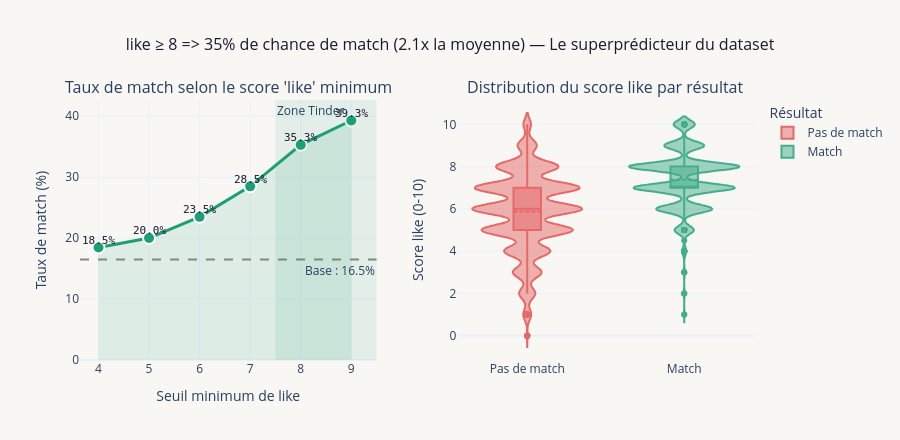

This figure's notebook cell:
### Code cell
# =============================================================================
# LE SUPERPRÉDICTEUR LIKE
# =============================================================================
print("\n" + "─" * 65)
print("LE SUPERPRÉDICTEUR LIKE")
print("─" * 65)
 
fig_v4 = make_subplots(
    rows=1, cols=2,
    subplot_titles=[
        "Taux de match selon le score 'like' minimum",
        "Distribution du score like par résultat",
    ],
    horizontal_spacing=0.12,
)
 
# Courbe taux match
fig_v4.add_trace(go.Scatter(
    x=like_thresholds, y=like_rates,
    mode="lines+markers",
    name="Taux de match",
    marker=dict(color=C["match"], size=12,
                line=dict(width=2, color="white")),
    line=dict(color=C["match"], width=3),
    fill="tozeroy", fillcolor="rgba(29,158,117,0.12)",
    showlegend=False,
), row=1, col=1)
 
fig_v4.add_hline(
    y=match_rate, line_dash="dash", line_color=C["neutral"],
    line_width=2,
    annotation_text=f"Base : {match_rate:.1f}%",
    annotation_position="bottom right",
    row=1, col=1,
)
 
# Zone d'action Tinder
fig_v4.add_vrect(
    x0=7.5, x1=9.5,
    fillcolor="rgba(29,158,117,0.1)",
    line_width=0,
    annotation_text="Zone Tinder",
    annotation_position="top left",
    row=1, col=1,
)
 
# Annotations clés
for t, r in zip(like_thresholds, like_rates):
    fig_v4.add_annotation(
        x=t, y=r + 1.2,
        text=f"{r:.1f}%",
        showarrow=False,
        font=dict(size=11, color=C["dark"], family="monospace"),
        row=1, col=1,
    )
 
# Violin like par match
for mv, clr, nm in [(0, C["no_match"], "Pas de match"), (1, C["match"], "Match")]:
    fig_v4.add_trace(go.Violin(
        y=df[df["match"]==mv]["like"],
        name=nm,
        marker_color=clr,
        box_visible=True, meanline_visible=True,
        opacity=0.82, width=0.7,
    ), row=1, col=2)
 
fig_v4.update_layout(
    title={
        "text": f"like ≥ 8 => {like8_rate:.0f}% de chance de match "
                f"({like_ratio:.1f}x la moyenne) — Le superprédicteur du dataset",
        "font": {"size": 16, "color": C["dark"]},
        "x": 0.5, "xanchor": "center",
    },
    height=440, plot_bgcolor=C["light_bg"],
    paper_bgcolor=C["light_bg"],
    legend_title="Résultat",
)
fig_v4.update_xaxes(title_text="Seuil minimum de like", row=1, col=1,
    tickmode="array", tickvals=like_thresholds)
fig_v4.update_yaxes(title_text="Taux de match (%)", row=1, col=1)
fig_v4.update_yaxes(title_text="Score like (0-10)", row=1, col=2)
fig_v4.show()

### Figure 1 — Plotly figure (JSON) as saved in the notebook; plotly's stock layout.template omitted (floating-point values rounded to 4 significant figures; data arrays with more than 128 entries replaced by an {"elided": "..."} marker saying what was removed)
{"data": [{"fill": "tozeroy", "fillcolor": "rgba(29,158,117,0.12)", "line": {"color": "#1D9E75", "width": 3}, "marker": {"color": "#1D9E75", "line": {"color": "white", "width": 2}, "size": 12}, "mode": "lines+markers", "name": "Taux de match", "showlegend": false, "type": "scatter", "x": [4, 5, 6, 7, 8, 9], "xaxis": "x", "y": [18.47, 20.01, 23.49, 28.49, 35.3, 39.3], "yaxis": "y"}, {"box": {"visible": true}, "marker": {"color": "#E24B4A"}, "meanline": {"visible": true}, "name": "Pas de match", "opacity": 0.82, "type": "violin", "width": 0.7, "xaxis": "x2", "y": {"elided": "6998 float values"}, "yaxis": "y2"}, {"box": {"visible": true}, "marker": {"color": "#1D9E75"}, "meanline": {"visible": true}, "name": "Match", "opacity": 0.82, "type": "violin", "width": 0.7, "xaxis": "x2", "y": {"elided": "1380 float values"}, "yaxis": "y2"}], "layout": {"annotations": [{"font": {"size": 16}, "showarrow": false, "text": "Taux de match selon le score 'like' minimum", "x": 0.22, "xanchor": "center", "xref": "paper", "y": 1, "yanchor": "bottom", "yref": "paper"}, {"font": {"size": 16}, "showarrow": false, "text": "Distribution du score like par résultat", "x": 0.78, "xanchor": "center", "xref": "paper", "y": 1, "yanchor": "bottom", "yref": "paper"}, {"showarrow": false, "text": "Base : 16.5%", "x": 1, "xanchor": "right", "xref": "x domain", "y": 16.47, "yanchor": "top", "yref": "y"}, {"showarrow": false, "text": "Zone Tinder", "x": 7.5, "xanchor": "left", "xref": "x", "y": 1, "yanchor": "top", "yref": "y domain"}, {"font": {"color": "#1A1A2E", "family": "monospace", "size": 11}, "showarrow": false, "text": "18.5%", "x": 4, "xref": "x", "y": 19.67, "yref": "y"}, {"font": {"color": "#1A1A2E", "family": "monospace", "size": 11}, "showarrow": false, "text": "20.0%", "x": 5, "xref": "x", "y": 21.21, "yref": "y"}, {"font": {"color": "#1A1A2E", "family": "monospace", "size": 11}, "showarrow": false, "text": "23.5%", "x": 6, "xref": "x", "y": 24.69, "yref": "y"}, {"font": {"color": "#1A1A2E", "family": "monospace", "size": 11}, "showarrow": false, "text": "28.5%", "x": 7, "xref": "x", "y": 29.69, "yref": "y"}, {"font": {"color": "#1A1A2E", "family": "monospace", "size": 11}, "showarrow": false, "text": "35.3%", "x": 8, "xref": "x", "y": 36.5, "yref": "y"}, {"font": {"color": "#1A1A2E", "family": "monospace", "size": 11}, "showarrow": false, "text": "39.3%", "x": 9, "xref": "x", "y": 40.5, "yref": "y"}], "height": 440, "legend": {"title": {"text": "Résultat"}}, "paper_bgcolor": "#F8F7F4", "plot_bgcolor": "#F8F7F4", "shapes": [{"line": {"color": "#888780", "dash": "dash", "width": 2}, "type": "line", "x0": 0, "x1": 1, "xref": "x domain", "y0": 16.47, "y1": 16.47, "yref": "y"}, {"fillcolor": "rgba(29,158,117,0.1)", "line": {"width": 0}, "type": "rect", "x0": 7.5, "x1": 9.5, "xref": "x", "y0": 0, "y1": 1, "yref": "y domain"}], "title": {"font": {"color": "#1A1A2E", "size": 16}, "text": "like ≥ 8 => 35% de chance de match (2.1x la moyenne) — Le superprédicteur du dataset", "x": 0.5, "xanchor": "center"}, "xaxis": {"anchor": "y", "domain": [0, 0.44], "tickmode": "array", "tickvals": [4, 5, 6, 7, 8, 9], "title": {"text": "Seuil minimum de like"}}, "xaxis2": {"anchor": "y2", "domain": [0.56, 1]}, "yaxis": {"anchor": "x", "domain": [0, 1], "title": {"text": "Taux de match (%)"}}, "yaxis2": {"anchor": "x2", "domain": [0, 1], "title": {"text": "Score like (0-10)"}}}}
